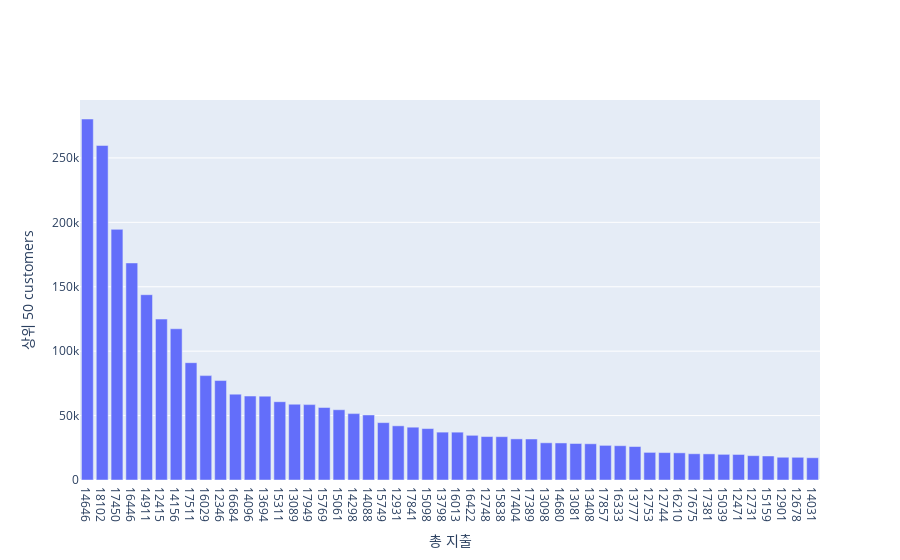

This figure's notebook cell:
### Code cell
grouped  = df.groupby(['CustomerID']).sum()['total_spend'].sort_values(ascending=False)
grouped_top = pd.DataFrame(grouped.head(50))
grouped_top.reset_index(level=0, inplace=True)
grouped_top.sort_values('CustomerID', ascending=False)

f, ax = plt.subplots(figsize=(12, 10))
plt.xticks(rotation='vertical')
sns.barplot(x=grouped_top['CustomerID'], y=grouped_top['total_spend'],order=grouped_top['CustomerID'],color='steelblue')
plt.ylabel('total expenditure', fontsize=13)
plt.xlabel('top 50 customers', fontsize=13)
plt.show()

data_plot = [go.Bar(x=grouped_top['CustomerID'], y=grouped_top['total_spend'])]
layout = go.Layout(yaxis={'autorange':True,'title':'상위 50 customers'},xaxis={'type':'category','title':'총 지출'})
fig = go.Figure(data=data_plot, layout=layout)
iplot(fig)

### Figure 1 — Plotly figure (JSON) as saved in the notebook; plotly's stock layout.template omitted (floating-point values rounded to 4 significant figures)
{"data": [{"type": "bar", "x": [14646, 18102, 17450, 16446, 14911, 12415, 14156, 17511, 16029, 12346, 16684, 14096, 13694, 15311, 13089, 17949, 15769, 15061, 14298, 14088, 15749, 12931, 17841, 15098, 13798, 16013, 16422, 12748, 15838, 17404, 17389, 13098, 14680, 13081, 13408, 17857, 16333, 13777, 12753, 12744, 16210, 17675, 17381, 15039, 12471, 12731, 15159, 12901, 12678, 14031], "y": [280200.0, 259700.0, 194600.0, 168500.0, 143800.0, 124900.0, 117400.0, 91060.0, 81020.0, 77180.0, 66650.0, 65160.0, 65040.0, 60770.0, 58830.0, 58510.0, 56250.0, 54530.0, 51530.0, 50490.0, 44530.0, 42060.0, 40990.0, 39920.0, 37150.0, 37130.0, 34680.0, 33720.0, 33640.0, 31910.0, 31830.0, 28880.0, 28750.0, 28340.0, 28120.0, 26880.0, 26630.0, 25980.0, 21430.0, 21280.0, 21090.0, 20370.0, 20280.0, 19910.0, 19820.0, 18900.0, 18640.0, 17650.0, 17630.0, 17290.0]}], "layout": {"xaxis": {"title": {"text": "총 지출"}, "type": "category"}, "yaxis": {"autorange": true, "title": {"text": "상위 50 customers"}}}}
